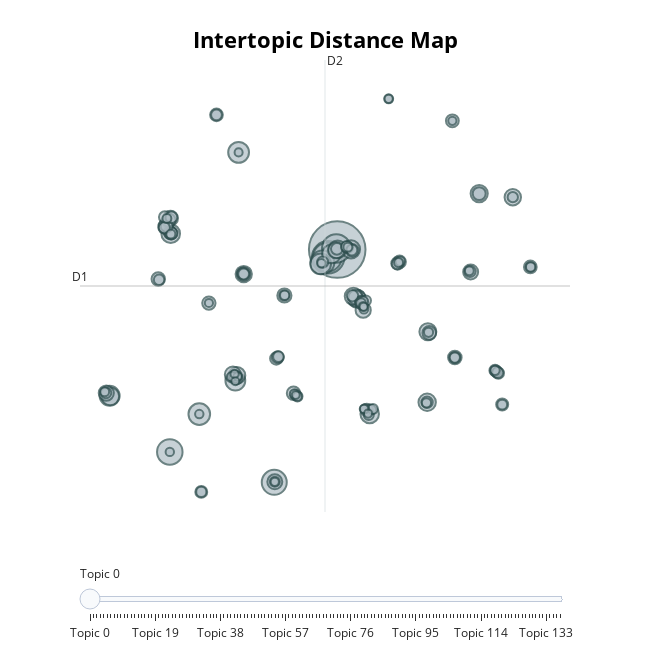

This figure's notebook cell:
### Markdown cell above
## Visualizations

### Code cell
topic_model.visualize_topics()

### Figure 1 — Plotly figure (JSON) as saved in the notebook; plotly's stock layout.template omitted (floating-point values rounded to 4 significant figures; data arrays with more than 128 entries replaced by an {"elided": "..."} marker saying what was removed)
{"data": [{"customdata": {"elided": "138x3 mixed values"}, "hovertemplate": "<b>Topic %{customdata[0]}</b><br>%{customdata[1]}<br>Size: %{customdata[2]}", "legendgroup": "", "marker": {"color": "#B0BEC5", "line": {"color": "DarkSlateGrey", "width": 2}, "size": {"elided": "138 int values"}, "sizemode": "area", "sizeref": 6.183, "symbol": "circle"}, "mode": "markers", "name": "", "orientation": "v", "showlegend": false, "type": "scatter", "x": {"elided": "138 float values"}, "xaxis": "x", "y": {"elided": "138 float values"}, "yaxis": "y"}], "layout": {"annotations": [{"showarrow": false, "text": "D1", "x": -13.56, "y": 6.291, "yshift": 10}, {"showarrow": false, "text": "D2", "x": 4.033, "xshift": 10, "y": 26.08}], "height": 650, "hoverlabel": {"bgcolor": "white", "font": {"family": "Rockwell", "size": 16}}, "legend": {"itemsizing": "constant", "tracegroupgap": 0}, "margin": {"t": 60}, "shapes": [{"line": {"color": "#CFD8DC", "width": 2}, "type": "line", "x0": 4.033, "x1": 4.033, "y0": -13.5, "y1": 26.08}, {"line": {"color": "#9E9E9E", "width": 2}, "type": "line", "x0": -13.56, "x1": 21.63, "y0": 6.291, "y1": 6.291}], "sliders": [{"active": 0, "pad": {"t": 50}, "steps": [{"args": [{"marker.color": {"elided": "1x138 str values"}}], "label": "Topic 0", "method": "update"}, {"args": [{"marker.color": {"elided": "1x138 str values"}}], "label": "Topic 1", "method": "update"}, {"args": [{"marker.color": {"elided": "1x138 str values"}}], "label": "Topic 2", "method": "update"}, {"args": [{"marker.color": {"elided": "1x138 str values"}}], "label": "Topic 3", "method": "update"}, {"args": [{"marker.color": {"elided": "1x138 str values"}}], "label": "Topic 4", "method": "update"}, {"args": [{"marker.color": {"elided": "1x138 str values"}}], "label": "Topic 5", "method": "update"}, {"args": [{"marker.color": {"elided": "1x138 str values"}}], "label": "Topic 6", "method": "update"}, {"args": [{"marker.color": {"elided": "1x138 str values"}}], "label": "Topic 7", "method": "update"}, {"args": [{"marker.color": {"elided": "1x138 str values"}}], "label": "Topic 8", "method": "update"}, {"args": [{"marker.color": {"elided": "1x138 str values"}}], "label": "Topic 9", "method": "update"}, {"args": [{"marker.color": {"elided": "1x138 str values"}}], "label": "Topic 10", "method": "update"}, {"args": [{"marker.color": {"elided": "1x138 str values"}}], "label": "Topic 11", "method": "update"}, {"args": [{"marker.color": {"elided": "1x138 str values"}}], "label": "Topic 12", "method": "update"}, {"args": [{"marker.color": {"elided": "1x138 str values"}}], "label": "Topic 13", "method": "update"}, {"args": [{"marker.color": {"elided": "1x138 str values"}}], "label": "Topic 14", "method": "update"}, {"args": [{"marker.color": {"elided": "1x138 str values"}}], "label": "Topic 15", "method": "update"}, {"args": [{"marker.color": {"elided": "1x138 str values"}}], "label": "Topic 16", "method": "update"}, {"args": [{"marker.color": {"elided": "1x138 str values"}}], "label": "Topic 17", "method": "update"}, {"args": [{"marker.color": {"elided": "1x138 str values"}}], "label": "Topic 18", "method": "update"}, {"args": [{"marker.color": {"elided": "1x138 str values"}}], "label": "Topic 19", "method": "update"}, {"args": [{"marker.color": {"elided": "1x138 str values"}}], "label": "Topic 20", "method": "update"}, {"args": [{"marker.color": {"elided": "1x138 str values"}}], "label": "Topic 21", "method": "update"}, {"args": [{"marker.color": {"elided": "1x138 str values"}}], "label": "Topic 22", "method": "update"}, {"args": [{"marker.color": {"elided": "1x138 str values"}}], "label": "Topic 23", "method": "update"}, {"args": [{"marker.color": {"elided": "1x138 str values"}}], "label": "Topic 24", "method": "update"}, {"args": [{"marker.color": {"elided": "1x138 str values"}}], "label": "Topic 25", "method": "update"}, {"args": [{"marker.color": {"elided": "1x138 str values"}}], "label": "Topic 26", "method": "update"}, {"args": [{"marker.color": {"elided": "1x138 str values"}}], "label": "Topic 27", "method": "update"}, {"args": [{"marker.color": {"elided": "1x138 str values"}}], "label": "Topic 28", "method": "update"}, {"args": [{"marker.color": {"elided": "1x138 str values"}}], "label": "Topic 29", "method": "update"}, {"args": [{"marker.color": {"elided": "1x138 str values"}}], "label": "Topic 30", "method": "update"}, {"args": [{"marker.color": {"elided": "1x138 str values"}}], "label": "Topic 31", "method": "update"}, {"args": [{"marker.color": {"elided": "1x138 str values"}}], "label": "Topic 32", "method": "update"}, {"args": [{"marker.color": {"elided": "1x138 str values"}}], "label": "Topic 33", "method": "update"}, {"args": [{"marker.color": {"elided": "1x138 str values"}}], "label": "Topic 34", "method": "update"}, {"args": [{"marker.color": {"elided": "1x138 str values"}}], "label": "Topic 35", "method": "update"}, {"args": [{"marker.color": {"elided": "1x138 str values"}}], "label": "Topic 36", "method": "update"}, {"args": [{"marker.color": {"elided": "1x138 str values"}}], "label": "Topic 37", "method": "update"}, {"args": [{"marker.color": {"elided": "1x138 str values"}}], "label": "Topic 38", "method": "update"}, {"args": [{"marker.color": {"elided": "1x138 str values"}}], "label": "Topic 39", "method": "update"}, {"args": [{"marker.color": {"elided": "1x138 str values"}}], "label": "Topic 40", "method": "update"}, {"args": [{"marker.color": {"elided": "1x138 str values"}}], "label": "Topic 41", "method": "update"}, {"args": [{"marker.color": {"elided": "1x138 str values"}}], "label": "Topic 42", "method": "update"}, {"args": [{"marker.color": {"elided": "1x138 str values"}}], "label": "Topic 43", "method": "update"}, {"args": [{"marker.color": {"elided": "1x138 str values"}}], "label": "Topic 44", "method": "update"}, {"args": [{"marker.color": {"elided": "1x138 str values"}}], "label": "Topic 45", "method": "update"}, {"args": [{"marker.color": {"elided": "1x138 str values"}}], "label": "Topic 46", "method": "update"}, {"args": [{"marker.color": {"elided": "1x138 str values"}}], "label": "Topic 47", "method": "update"}, {"args": [{"marker.color": {"elided": "1x138 str values"}}], "label": "Topic 48", "method": "update"}, {"args": [{"marker.color": {"elided": "1x138 str values"}}], "label": "Topic 49", "method": "update"}, {"args": [{"marker.color": {"elided": "1x138 str values"}}], "label": "Topic 50", "method": "update"}, {"args": [{"marker.color": {"elided": "1x138 str values"}}], "label": "Topic 51", "method": "update"}, {"args": [{"marker.color": {"elided": "1x138 str values"}}], "label": "Topic 52", "method": "update"}, {"args": [{"marker.color": {"elided": "1x138 str values"}}], "label": "Topic 53", "method": "update"}, {"args": [{"marker.color": {"elided": "1x138 str values"}}], "label": "Topic 54", "method": "update"}, {"args": [{"marker.color": {"elided": "1x138 str values"}}], "label": "Topic 55", "method": "update"}, {"args": [{"marker.color": {"elided": "1x138 str values"}}], "label": "Topic 56", "method": "update"}, {"args": [{"marker.color": {"elided": "1x138 str values"}}], "label": "Topic 57", "method": "update"}, {"args": [{"marker.color": {"elided": "1x138 str values"}}], "label": "Topic 58", "method": "update"}, {"args": [{"marker.color": {"elided": "1x138 str values"}}], "label": "Topic 59", "method": "update"}, {"args": [{"marker.color": {"elided": "1x138 str values"}}], "label": "Topic 60", "method": "update"}, {"args": [{"marker.color": {"elided": "1x138 str values"}}], "label": "Topic 61", "method": "update"}, {"args": [{"marker.color": {"elided": "1x138 str values"}}], "label": "Topic 62", "method": "update"}, {"args": [{"marker.color": {"elided": "1x138 str values"}}], "label": "Topic 63", "method": "update"}, {"args": [{"marker.color": {"elided": "1x138 str values"}}], "label": "Topic 64", "method": "update"}, {"args": [{"marker.color": {"elided": "1x138 str values"}}], "label": "Topic 65", "method": "update"}, {"args": [{"marker.color": {"elided": "1x138 str values"}}], "label": "Topic 66", "method": "update"}, {"args": [{"marker.color": {"elided": "1x138 str values"}}], "label": "Topic 67", "method": "update"}, {"args": [{"marker.color": {"elided": "1x138 str values"}}], "label": "Topic 68", "method": "update"}, {"args": [{"marker.color": {"elided": "1x138 str values"}}], "label": "Topic 69", "method": "update"}, {"args": [{"marker.color": {"elided": "1x138 str values"}}], "label": "Topic 70", "method": "update"}, {"args": [{"marker.color": {"elided": "1x138 str values"}}], "label": "Topic 71", "method": "update"}, {"args": [{"marker.color": {"elided": "1x138 str values"}}], "label": "Topic 72", "method": "update"}, {"args": [{"marker.color": {"elided": "1x138 str values"}}], "label": "Topic 73", "method": "update"}, {"args": [{"marker.color": {"elided": "1x138 str values"}}], "label": "Topic 74", "method": "update"}, {"args": [{"marker.color": {"elided": "1x138 str values"}}], "label": "Topic 75", "method": "update"}, {"args": [{"marker.color": {"elided": "1x138 str values"}}], "label": "Topic 76", "method": "update"}, {"args": [{"marker.color": {"elided": "1x138 str values"}}], "label": "Topic 77", "method": "update"}, {"args": [{"marker.color": {"elided": "1x138 str values"}}], "label": "Topic 78", "method": "update"}, {"args": [{"marker.color": {"elided": "1x138 str values"}}], "label": "Topic 79", "method": "update"}, {"args": [{"marker.color": {"elided": "1x138 str values"}}], "label": "Topic 80", "method": "update"}, {"args": [{"marker.color": {"elided": "1x138 str values"}}], "label": "Topic 81", "method": "update"}, {"args": [{"marker.color": {"elided": "1x138 str values"}}], "label": "Topic 82", "method": "update"}, {"args": [{"marker.color": {"elided": "1x138 str values"}}], "label": "Topic 83", "method": "update"}, {"args": [{"marker.color": {"elided": "1x138 str values"}}], "label": "Topic 84", "method": "update"}, {"args": [{"marker.color": {"elided": "1x138 str values"}}], "label": "Topic 85", "method": "update"}, {"args": [{"marker.color": {"elided": "1x138 str values"}}], "label": "Topic 86", "method": "update"}, {"args": [{"marker.color": {"elided": "1x138 str values"}}], "label": "Topic 87", "method": "update"}, {"args": [{"marker.color": {"elided": "1x138 str values"}}], "label": "Topic 88", "method": "update"}, {"args": [{"marker.color": {"elided": "1x138 str values"}}], "label": "Topic 89", "method": "update"}, {"args": [{"marker.color": {"elided": "1x138 str values"}}], "label": "Topic 90", "method": "update"}, {"args": [{"marker.color": {"elided": "1x138 str values"}}], "label": "Topic 91", "method": "update"}, {"args": [{"marker.color": {"elided": "1x138 str values"}}], "label": "Topic 92", "method": "update"}, {"args": [{"marker.color": {"elided": "1x138 str values"}}], "label": "Topic 93", "method": "update"}, {"args": [{"marker.color": {"elided": "1x138 str values"}}], "label": "Topic 94", "method": "update"}, {"args": [{"marker.color": {"elided": "1x138 str values"}}], "label": "Topic 95", "method": "update"}, {"args": [{"marker.color": {"elided": "1x138 str values"}}], "label": "Topic 96", "method": "update"}, {"args": [{"marker.color": {"elided": "1x138 str values"}}], "label": "Topic 97", "method": "update"}, {"args": [{"marker.color": {"elided": "1x138 str values"}}], "label": "Topic 98", "method": "update"}, {"args": [{"marker.color": {"elided": "1x138 str values"}}], "label": "Topic 99", "method": "update"}, {"args": [{"marker.color": {"elided": "1x138 str values"}}], "label": "Topic 100", "method": "update"}, {"args": [{"marker.color": {"elided": "1x138 str values"}}], "label": "Topic 101", "method": "update"}, {"args": [{"marker.color": {"elided": "1x138 str values"}}], "label": "Topic 102", "method": "update"}, {"args": [{"marker.color": {"elided": "1x138 str values"}}], "label": "Topic 103", "method": "update"}, {"args": [{"marker.color": {"elided": "1x138 str values"}}], "label": "Topic 104", "method": "update"}, {"args": [{"marker.color": {"elided": "1x138 str values"}}], "label": "Topic 105", "method": "update"}, {"args": [{"marker.color": {"elided": "1x138 str values"}}], "label": "Topic 106", "method": "update"}, {"args": [{"marker.color": {"elided": "1x138 str values"}}], "label": "Topic 107", "method": "update"}, {"args": [{"marker.color": {"elided": "1x138 str values"}}], "label": "Topic 108", "method": "update"}, {"args": [{"marker.color": {"elided": "1x138 str values"}}], "label": "Topic 109", "method": "update"}, {"args": [{"marker.color": {"elided": "1x138 str values"}}], "label": "Topic 110", "method": "update"}, {"args": [{"marker.color": {"elided": "1x138 str values"}}], "label": "Topic 111", "method": "update"}, {"args": [{"marker.color": {"elided": "1x138 str values"}}], "label": "Topic 112", "method": "update"}, {"args": [{"marker.color": {"elided": "1x138 str values"}}], "label": "Topic 113", "method": "update"}, {"args": [{"marker.color": {"elided": "1x138 str values"}}], "label": "Topic 114", "method": "update"}, {"args": [{"marker.color": {"elided": "1x138 str values"}}], "label": "Topic 115", "method": "update"}, {"args": [{"marker.color": {"elided": "1x138 str values"}}], "label": "Topic 116", "method": "update"}, {"args": [{"marker.color": {"elided": "1x138 str values"}}], "label": "Topic 117", "method": "update"}, {"args": [{"marker.color": {"elided": "1x138 str values"}}], "label": "Topic 118", "method": "update"}, {"args": [{"marker.color": {"elided": "1x138 str values"}}], "label": "Topic 119", "method": "update"}, {"args": [{"marker.color": {"elided": "1x138 str values"}}], "label": "Topic 120", "method": "update"}, {"args": [{"marker.color": {"elided": "1x138 str values"}}], "label": "Topic 121", "method": "update"}, {"args": [{"marker.color": {"elided": "1x138 str values"}}], "label": "Topic 122", "method": "update"}, {"args": [{"marker.color": {"elided": "1x138 str values"}}], "label": "Topic 123", "method": "update"}, {"args": [{"marker.color": {"elided": "1x138 str values"}}], "label": "Topic 124", "method": "update"}, {"args": [{"marker.color": {"elided": "1x138 str values"}}], "label": "Topic 125", "method": "update"}, {"args": [{"marker.color": {"elided": "1x138 str values"}}], "label": "Topic 126", "method": "update"}, {"args": [{"marker.color": {"elided": "1x138 str values"}}], "label": "Topic 127", "method": "update"}, {"args": [{"marker.color": {"elided": "1x138 str values"}}], "label": "Topic 128", "method": "update"}, {"args": [{"marker.color": {"elided": "1x138 str values"}}], "label": "Topic 129", "method": "update"}, {"args": [{"marker.color": {"elided": "1x138 str values"}}], "label": "Topic 130", "method": "update"}, {"args": [{"marker.color": {"elided": "1x138 str values"}}], "label": "Topic 131", "method": "update"}, {"args": [{"marker.color": {"elided": "1x138 str values"}}], "label": "Topic 132", "method": "update"}, {"args": [{"marker.color": {"elided": "1x138 str values"}}], "label": "Topic 133", "method": "update"}, {"args": [{"marker.color": {"elided": "1x138 str values"}}], "label": "Topic 134", "method": "update"}, {"args": [{"marker.color": {"elided": "1x138 str values"}}], "label": "Topic 135", "method": "update"}, {"args": [{"marker.color": {"elided": "1x138 str values"}}], "label": "Topic 136", "method": "update"}, {"args": [{"marker.color": {"elided": "1x138 str values"}}], "label": "Topic 137", "method": "update"}]}], "title": {"font": {"color": "Black", "size": 22}, "text": "<b>Intertopic Distance Map</b>", "x": 0.5, "xanchor": "center", "y": 0.95, "yanchor": "top"}, "width": 650, "xaxis": {"anchor": "y", "domain": [0, 1], "range": [-13.56, 21.63], "title": {"text": ""}, "visible": false}, "yaxis": {"anchor": "x", "domain": [0, 1], "range": [-13.5, 26.08], "title": {"text": ""}, "visible": false}}}
